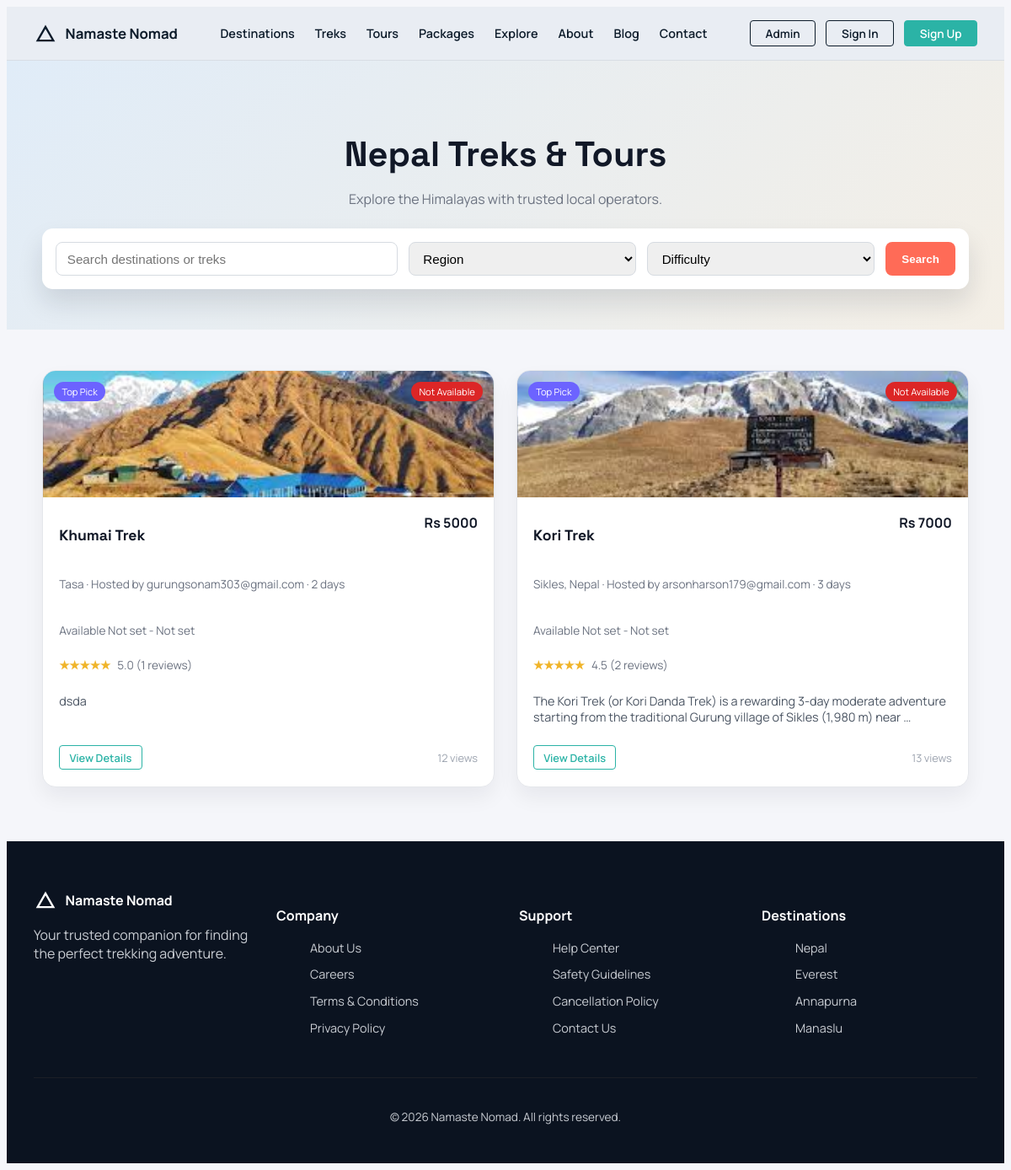
Page /packages/ on the earlier database version.
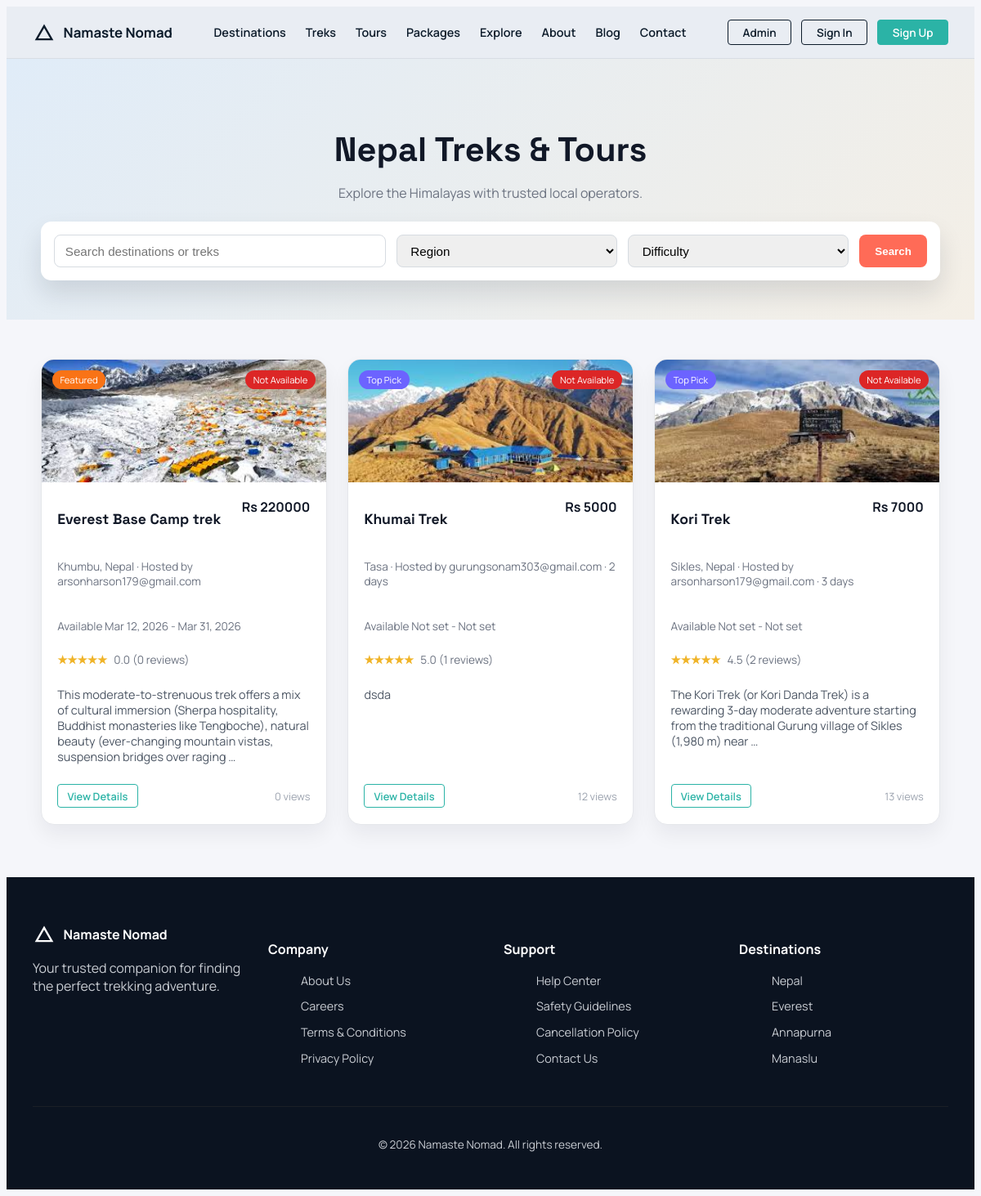
Same page on the later database version.
### core/models.py (models this page shows, shortened)
class Package(models.Model):
    DIFFICULTY_CHOICES = (
        ('easy', 'Easy'),
        ('moderate', 'Moderate'),
        ('challenging', 'Challenging'),
        ('expedition', 'Expedition'),
    )
    CATEGORY_TREK = 'TREK'
    CATEGORY_TOUR = 'TOUR'
    CATEGORY_CHOICES = (
        (CATEGORY_TREK, 'Trek'),
        (CATEGORY_TOUR, 'Tour'),
    )
    vendor = models.ForeignKey(
        settings.AUTH_USER_MODEL,
        on_delete=models.CASCADE,
        related_name='vendor_packages',
    )
    title = models.CharField(max_length=200)
    category = models.CharField(max_length=10, choices=CATEGORY_CHOICES, default=CATEGORY_TREK)
    location = models.CharField(max_length=120, blank=True)
    description = models.TextField(blank=True)
    itinerary = models.TextField(blank=True)
    inclusions = models.TextField(blank=True)
    exclusions = models.TextField(blank=True)
    duration_days = models.PositiveSmallIntegerField(blank=True, null=True)
    difficulty = models.CharField(max_length=20, choices=DIFFICULTY_CHOICES, blank=True)
    group_size = models.PositiveSmallIntegerField(blank=True, null=True)
    available_slots = models.PositiveIntegerField(default=10)
    available_from = models.DateField(blank=True, null=True)
    available_until = models.DateField(blank=True, null=True)
    best_season = models.CharField(max_length=100, blank=True)
    image_url = models.URLField(blank=True)
    price = models.DecimalField(
        max_digits=10,
        decimal_places=2,
        validators=[MinValueValidator(0)],
    )
    is_active = models.BooleanField(default=True)
    is_featured = models.BooleanField(default=False)
    views_count = models.PositiveIntegerField(default=0)
    created_at = models.DateTimeField(auto_now_add=True)
    def season_badge(self, on_date=None):
        check_date = on_date or timezone.localdate()
        if not self.available_from or not self.available_until:
            return 'Not Available'
        if check_date < self.available_from:
            return 'Not Available'
        if check_date > self.available_until:
            return 'Season Closed'
        return ''

class PackageImage(models.Model):
    package = models.ForeignKey(Package, on_delete=models.CASCADE, related_name='images')
    image = models.ImageField(upload_to='package_images/')
    order = models.PositiveIntegerField(default=0)
    created_at = models.DateTimeField(auto_now_add=True)
    class Meta:
        ordering = ('order', 'created_at', 'id')

### accounts/models.py (models this page shows, shortened)
class User(AbstractUser):
    USER_TYPE_CHOICES = (
        ('vendor', 'Vendor'),
        ('traveler', 'Traveler'),
        ('admin', 'Admin'),
    )
    user_type = models.CharField(max_length=10, choices=USER_TYPE_CHOICES)
    phone = models.CharField(max_length=20, blank=True, null=True)
    is_verified = models.BooleanField(default=False)

### core/views.py (the view)
# urls.py: path('packages/', views.package_list, name='package_list'),
def package_list(request):
    return _render_package_list(request)

### accounts/models.py (called while the page is built, shortened)
    @classmethod
    def expire_overdue(cls, vendor=None):
        today = timezone.localdate()
        overdue = cls.objects.filter(status=cls.STATUS_ACTIVE, end_date__lt=today)
        if vendor is not None:
            overdue = overdue.filter(vendor=vendor)
        vendor_ids = list(overdue.values_list('vendor_id', flat=True).distinct())
        overdue.update(status=cls.STATUS_EXPIRED)
        return vendor_ids

### core/views.py (called while the page is built)
def _public_package_queryset():
    return Package.objects.filter(is_active=True).prefetch_related('images').annotate(
        review_count=Count('reviews', distinct=True),
        avg_rating=Avg('reviews__rating'),
    ).order_by('-created_at')

### core/templates/core/packages.html (shortened to what the changed rows need)
{% load static %}
<!DOCTYPE html>
<html lang="en">
<head>
    <link rel="stylesheet" href="{% static 'css/landing.css' %}">
    <link rel="stylesheet" href="{% static 'css/packages.css' %}">
</head>
<body class="packages-body">
    <header class="packages-hero">
        <div class="packages-hero-content">
            <h1>{{ page_title|default:"Nepal Treks & Tours" }}</h1>
        </div>
    </header>
    <section class="packages-section">
        <div class="packages-grid">
            {% if packages %}
                {% for package in packages %}
                    <article class="package-card">
                        {% with cover=package.images.all|first %}
                            <div class="package-image" {% if cover %}style="background-image: url('{{ cover.image.url }}');"{% elif package.image_url %}style="background-image: url('{{ package.image_url }}');"{% endif %}>
                                <span class="package-pill {% if package.is_featured %}featured{% endif %}">
                                    {% if package.is_featured %}Featured{% else %}Top Pick{% endif %}
                                </span>
                                {% if package.season_badge %}
                                    <span class="package-pill season-badge">{{ package.season_badge }}</span>
                                {% endif %}
                            </div>
                        {% endwith %}
                        <div class="package-body">
                            <div class="package-title-row">
                                <h2>{{ package.title }}</h2>
                                <span class="package-price">Rs {{ package.price|floatformat:0 }}</span>
                            </div>
                            <p class="package-meta">
                                {{ package.location|default:"Nepal" }} · Hosted by {{ package.vendor.get_full_name|default:package.vendor.username }}
                                {% if package.duration_days %} · {{ package.duration_days }} days{% endif %}
                            </p>
                            <p class="package-meta">
                                Available {{ package.available_from|date:"M d, Y"|default:"Not set" }} -
                                {{ package.available_until|date:"M d, Y"|default:"Not set" }}
                            </p>
                            <div class="package-rating">
                                <span class="stars">★★★★★</span>
                                <span>
                                    {{ package.avg_rating|default:0|floatformat:1 }}
                                    ({{ package.review_count }} reviews)
                                </span>
                            </div>
                            <p class="package-desc">
                                {{ package.description|default:"Customizable trek package with local guide support."|truncatewords:24 }}
                            </p>
                            <div class="package-actions">
                                <a href="{% url 'package_detail' package.id %}" class="btn-outline-dark">View Details</a>
                                <span class="package-views">{{ package.views_count }} views</span>
                            </div>
                        </div>
                    </article>
                {% endfor %}
            {% else %}
                <div class="packages-empty">{{ empty_message|default:"No packages available right now." }}</div>
            {% endif %}
        </div>
    </section>
</body>
</html>

Differences in the rows shown:
added Package: images.image (picture), is_featured "Featured", season_badge "Not Available", title "Everest Base Camp trek", price "220000", location "Khumbu, Nepal", vendor.get_full_name "arsonharson179@gmail.com", available_from "Mar 12, 2026", available_until "Mar 31, 2026", avg_rating "0.0", review_count "0", description "This moderate-to-strenuous trek offers a mix of cultural immersion (Sherpa hospitality, Buddhist monasteries like Tengboche), natural beauty (ever-changing mountain vistas, suspension bridges over raging …", views_count "0"
